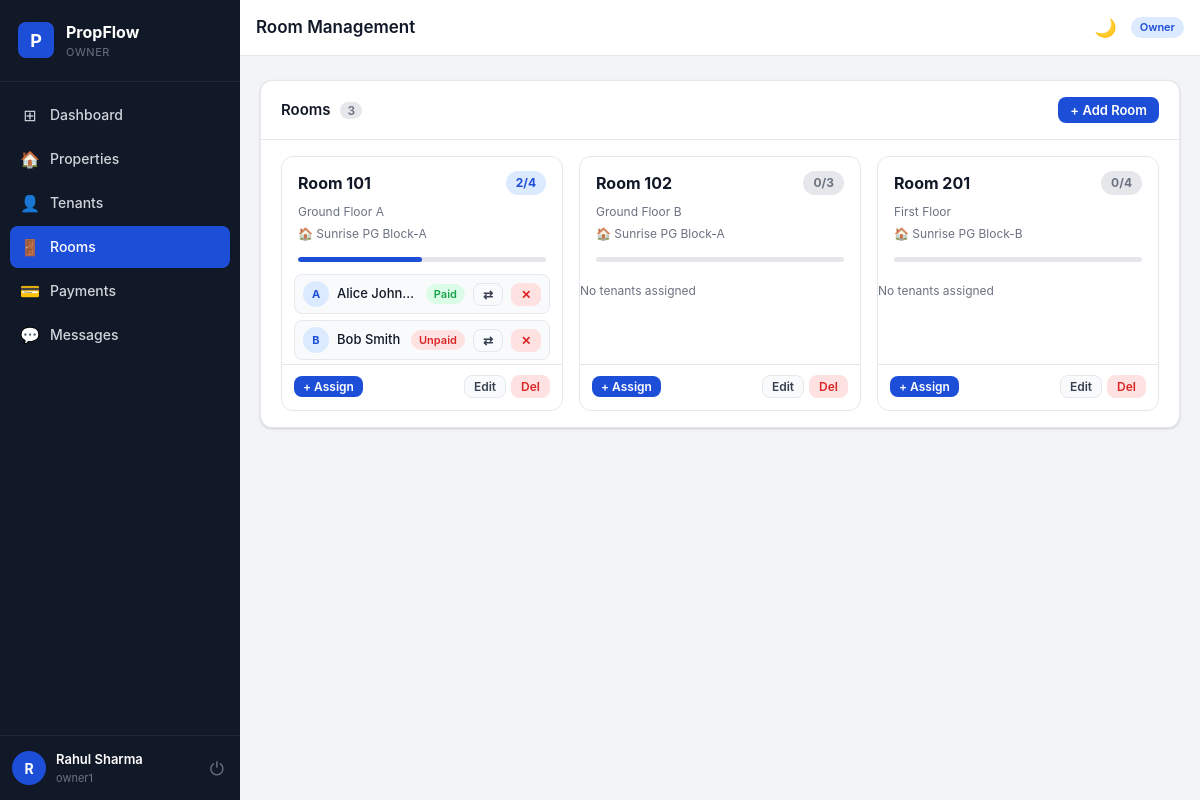
/rooms/ (signed in), run on the app's committed database.
### models.py (models this page shows, shortened)
class User(UserMixin, db.Model):
    __tablename__ = "users"
    id            = db.Column(db.Integer, primary_key=True)
    phone         = db.Column(db.String(30),  unique=True, nullable=False)
    full_name     = db.Column(db.String(150), nullable=False)
    password_hash = db.Column(db.String(255), nullable=False)
    role          = db.Column(db.String(10),  nullable=False, default="tenant")  # admin|owner|tenant
    is_active     = db.Column(db.Boolean, default=True,  nullable=False)
    owner_id      = db.Column(db.Integer,
                               db.ForeignKey("users.id", ondelete="SET NULL"),
                               nullable=True)
    created_at    = db.Column(db.DateTime, default=now_utc, nullable=False)
    updated_at    = db.Column(db.DateTime, default=now_utc, onupdate=now_utc, nullable=False)
    owned_tenants     = db.relationship(
        "User", foreign_keys=[owner_id],
        backref=db.backref("owner_user", remote_side=[id]),
        lazy="dynamic"
    )
    properties        = db.relationship("Property",       back_populates="owner",
                                        foreign_keys="Property.owner_id",    lazy="dynamic")
    tenancies         = db.relationship("PropertyTenant", back_populates="tenant",
                                        foreign_keys="PropertyTenant.tenant_id", lazy="dynamic")
    payments          = db.relationship("Payment",        back_populates="tenant",
                                        foreign_keys="Payment.tenant_id",    lazy="dynamic")
    notifications     = db.relationship("Notification",   back_populates="user",   lazy="dynamic")
    sent_messages     = db.relationship("Message", back_populates="sender",
                                        foreign_keys="Message.sender_id",    lazy="dynamic")
    received_messages = db.relationship("Message", back_populates="receiver",
                                        foreign_keys="Message.receiver_id",  lazy="dynamic")
    room_assignments  = db.relationship("RoomTenant", back_populates="tenant",
                                        foreign_keys="RoomTenant.tenant_id", lazy="dynamic")
    __table_args__ = (
        Index("ix_users_phone", "phone"),
        Index("ix_users_role",  "role"),
        Index("ix_users_owner_role", "owner_id", "role"),
    )

class Room(db.Model):
    __tablename__ = "rooms"
    id           = db.Column(db.Integer,     primary_key=True)
    room_number  = db.Column(db.String(20),  nullable=False)   # "1", "101", "G-1" etc.
    max_capacity = db.Column(db.Integer,     default=4, nullable=False)
    description  = db.Column(db.String(200), nullable=True)
    floor        = db.Column(db.String(20),  nullable=True)    # e.g. "Ground", "1st"
    amenities    = db.Column(db.String(500), nullable=True)    # comma-separated tags
    property_id  = db.Column(db.Integer,
                              db.ForeignKey("properties.id", ondelete="CASCADE"),
                              nullable=True)
    owner_id     = db.Column(db.Integer,
                              db.ForeignKey("users.id", ondelete="CASCADE"),
                              nullable=False)
    is_active    = db.Column(db.Boolean, default=True, nullable=False)
    created_at   = db.Column(db.DateTime, default=now_utc)
    updated_at   = db.Column(db.DateTime, default=now_utc, onupdate=now_utc)
    prop         = db.relationship("Property",  back_populates="rooms", foreign_keys=[property_id])
    owner        = db.relationship("User",      foreign_keys=[owner_id])
    room_tenants = db.relationship("RoomTenant", back_populates="room",
                                   cascade="all, delete-orphan", lazy="dynamic")
    def get_occupancy(self):
        return self.room_tenants.filter_by().count()
    def get_is_full(self):
        return self.get_occupancy() >= self.max_capacity
    def to_dict(self):
        occ = self.get_occupancy()
        return {
            "id": self.id, "room_number": self.room_number,
            "max_capacity": self.max_capacity, "occupancy": occ,
            "vacant_slots": max(0, self.max_capacity - occ),
            "is_full": occ >= self.max_capacity,
            "description": self.description or "",
            "floor": self.floor or "",
            "property_id": self.property_id, "owner_id": self.owner_id,
            "is_active": self.is_active,
        }
    __table_args__ = (
        UniqueConstraint("property_id", "room_number", name="uq_room_property_number"),
        CheckConstraint("max_capacity >= 1 AND max_capacity <= 4",
                        name="ck_room_capacity"),
        Index("ix_rooms_owner_id",    "owner_id"),
        Index("ix_rooms_property_id", "property_id"),
    )

class Property(db.Model):
    __tablename__ = "properties"
    id            = db.Column(db.Integer, primary_key=True)
    name          = db.Column(db.String(200), nullable=False)
    address       = db.Column(db.Text,        nullable=False)
    city          = db.Column(db.String(100), nullable=False)
    state         = db.Column(db.String(50),  nullable=True)
    zip_code      = db.Column(db.String(20),  nullable=True)
    unit_number   = db.Column(db.String(50),  nullable=True)
    property_type = db.Column(db.String(50),  default="apartment")
    bedrooms      = db.Column(db.Integer,     nullable=True)
    bathrooms     = db.Column(db.Integer,     nullable=True)
    area_sqft     = db.Column(db.Float,       nullable=True)
    monthly_rent  = db.Column(db.Numeric(10, 2), nullable=False)
    description   = db.Column(db.Text,        nullable=True)
    status        = db.Column(db.String(20),  default="available", nullable=False)
    owner_id      = db.Column(db.Integer,
                               db.ForeignKey("users.id", ondelete="CASCADE"),
                               nullable=False)
    is_deleted    = db.Column(db.Boolean, default=False, nullable=False)
    created_at    = db.Column(db.DateTime, default=now_utc)
    updated_at    = db.Column(db.DateTime, default=now_utc, onupdate=now_utc)
    owner    = db.relationship("User",           back_populates="properties", foreign_keys=[owner_id])
    tenants  = db.relationship("PropertyTenant", back_populates="property",   lazy="dynamic")
    payments = db.relationship("Payment",        back_populates="property",   lazy="dynamic")
    rooms    = db.relationship("Room",           back_populates="prop",       lazy="dynamic")
    __table_args__ = (
        Index("ix_properties_owner_id",  "owner_id"),
        Index("ix_properties_status",    "status"),
    )

class RoomTenant(db.Model):
    __tablename__ = "room_tenants"
    id             = db.Column(db.Integer, primary_key=True)
    room_id        = db.Column(db.Integer,
                                db.ForeignKey("rooms.id", ondelete="CASCADE"),
                                nullable=False)
    tenant_id      = db.Column(db.Integer,
                                db.ForeignKey("users.id", ondelete="CASCADE"),
                                nullable=False)
    payment_status = db.Column(db.String(20), default="not_paid", nullable=False)  # paid|not_paid
    assigned_at    = db.Column(db.DateTime, default=now_utc)
    vacated_at     = db.Column(db.DateTime, nullable=True)
    is_active      = db.Column(db.Boolean, default=True, nullable=False)
    room   = db.relationship("Room", back_populates="room_tenants", foreign_keys=[room_id])
    tenant = db.relationship("User", back_populates="room_assignments", foreign_keys=[tenant_id])
    __table_args__ = (
        UniqueConstraint("room_id", "tenant_id", name="uq_room_tenant"),
        Index("ix_rt_tenant_id", "tenant_id"),
        Index("ix_rt_room_id",   "room_id"),
    )

### routes/rooms.py (the view)
@rooms_bp.route("/")
@login_required
@role_required("owner", "admin")
def index():
    rooms     = _owner_rooms().order_by(Room.room_number).all()
    room_data = []
    for r in rooms:
        assignments = r.room_tenants.filter_by(is_active=True).all()
        occ         = len(assignments)
        paid_cnt    = sum(1 for a in assignments if a.payment_status == "paid")
        room_data.append({
            "room": r, "assignments": assignments,
            "occupancy": occ, "vacant": max(0, r.max_capacity - occ),
            "paid_count": paid_cnt,
        })
    properties = (Property.query.filter_by(is_deleted=False).all()
                  if current_user.role == "admin" else
                  Property.query.filter_by(owner_id=current_user.id,
                                           is_deleted=False).all())
    tenants    = (User.query.filter_by(role="tenant", is_active=True).all()
                  if current_user.role == "admin" else
                  User.query.filter_by(role="tenant", owner_id=current_user.id,
                                       is_active=True).all())
    return render_template("rooms/index.html",
                           room_data=room_data,
                           properties=properties,
                           tenants=tenants)

### templates/rooms/index.html (shortened to what this page needs)
{% extends "base.html" %}
{% block page_title %}Room Management{% endblock %}
{% block content %}
<div class="card">
  <div class="card-header">
    <h2>Rooms <span class="badge-count">{{ room_data|length }}</span></h2>
    <button class="btn btn-primary btn-sm" onclick="openModal('addRoomModal')">+ Add Room</button>
  </div>
  {% if room_data %}
  <div class="rooms-grid">
    {% for rd in room_data %}
    {% set r = rd.room %}
    <div class="room-card {% if r.get_is_full() %}room-full{% endif %}">
      <div class="room-card-header">
        <div class="room-number">Room {{ r.room_number }}</div>
        <div class="room-occupancy-badge {% if r.get_is_full() %}occ-full{% elif rd.occupancy > 0 %}occ-partial{% else %}occ-empty{% endif %}">
          {{ rd.occupancy }}/{{ r.max_capacity }}
        </div>
      </div>
      {% if r.description %}
      <div class="room-desc text-muted">{{ r.description }}</div>
      {% endif %}
      {% if r.prop %}
      <div class="room-prop text-muted">🏠 {{ r.prop.name }}</div>
      {% endif %}
      <div class="occ-bar-wrap">
        <div class="occ-bar" style="width:{{ (rd.occupancy / r.max_capacity * 100)|int }}%"></div>
      </div>
      {% if rd.assignments %}
      <div class="tenant-list">
        {% for a in rd.assignments %}
        <div class="tenant-row">
          <div class="tenant-avatar-sm">{{ a.tenant.full_name[0].upper() if a.tenant else '?' }}</div>
          <span class="tenant-name-sm">{{ a.tenant.full_name if a.tenant else '?' }}</span>
          <span class="payment-pill {% if a.payment_status == 'paid' %}pill-paid{% else %}pill-unpaid{% endif %}">
            {{ 'Paid' if a.payment_status == 'paid' else 'Unpaid' }}
          </span>
          <form method="POST" action="{{ url_for('rooms.update_payment', aid=a.id) }}" style="display:inline">
            <button class="btn btn-ghost btn-xs" title="Toggle payment">⇄</button>
          </form>
          <form method="POST" action="{{ url_for('rooms.remove_tenant', aid=a.id) }}" style="display:inline"
                onsubmit="return confirm('Remove from room?')">
            <button class="btn btn-danger btn-xs">✕</button>
          </form>
        </div>
        {% endfor %}
      </div>
      {% else %}
      <div class="text-muted" style="font-size:12px;padding:8px 0">No tenants assigned</div>
      {% endif %}
      <div class="room-card-footer">
        {% if not r.get_is_full() %}
        <button class="btn btn-primary btn-xs" onclick='openAssignModal({{ r.id }}, {{ r.room_number }})'>+ Assign</button>
        {% else %}
        <span class="badge badge-overdue" style="font-size:11px">Full</span>
        {% endif %}
        <div class="action-btns">
          <button class="btn btn-ghost btn-xs" onclick='openEditRoom({{ r.to_dict()|tojson }})'>Edit</button>
          <form method="POST" action="{{ url_for('rooms.delete_room', rid=r.id) }}" style="display:inline"
                onsubmit="return confirm('Delete Room {{ r.room_number }}?')">
            <button class="btn btn-danger btn-xs">Del</button>
          </form>
        </div>
      </div>
    </div>
    {% endfor %}
  </div>
  {% else %}
  <div class="empty-state">
    <div class="empty-icon">🚪</div>
    <p>No rooms yet. Add your first room!</p>
    <button class="btn btn-primary" onclick="openModal('addRoomModal')">+ Add Room</button>
  </div>
  {% endif %}
</div>
{% endblock %}

### templates/base.html (shortened to what this page needs)
<!DOCTYPE html>
<html lang="en" data-theme="light">
<head>
  <link rel="stylesheet" href="{{ url_for('static', filename='css/style.css') }}"/>
</head>
<body>
<aside class="sidebar" id="sidebar">
  <div class="sidebar-logo">
    <div class="logo-icon">P</div>
    <div>
      <div class="logo-name">PropFlow</div>
      <div class="logo-role">{{ current_user.role | capitalize }}</div>
    </div>
  </div>
  <nav class="sidebar-nav">
    {% if current_user.role == 'admin' %}
      <a href="{{ url_for('admin.dashboard') }}"  class="nav-item {% if request.endpoint == 'admin.dashboard'   %}active{% endif %}"><span class="nav-icon">⊞</span>Dashboard</a>
      <a href="{{ url_for('admin.users') }}"      class="nav-item {% if request.endpoint == 'admin.users'      %}active{% endif %}"><span class="nav-icon">👔</span>Owners</a>
      <a href="{{ url_for('admin.properties') }}" class="nav-item {% if request.endpoint == 'admin.properties' %}active{% endif %}"><span class="nav-icon">🏠</span>Properties</a>
      <a href="{{ url_for('rooms.index') }}"      class="nav-item {% if 'rooms' in request.endpoint            %}active{% endif %}"><span class="nav-icon">🚪</span>Rooms</a>
      <a href="{{ url_for('admin.payments') }}"   class="nav-item {% if request.endpoint == 'admin.payments'   %}active{% endif %}"><span class="nav-icon">💳</span>Payments</a>
      <a href="{{ url_for('chat.index') }}"       class="nav-item {% if 'chat' in request.endpoint             %}active{% endif %}">
        <span class="nav-icon">💬</span>Messages<span class="nav-badge" id="msgBadge" style="display:none"></span>
      </a>
    {% elif current_user.role == 'owner' %}
      <a href="{{ url_for('owner.dashboard') }}"  class="nav-item {% if request.endpoint == 'owner.dashboard'   %}active{% endif %}"><span class="nav-icon">⊞</span>Dashboard</a>
      <a href="{{ url_for('owner.properties') }}" class="nav-item {% if request.endpoint == 'owner.properties'  %}active{% endif %}"><span class="nav-icon">🏠</span>Properties</a>
      <a href="{{ url_for('owner.tenants') }}"    class="nav-item {% if request.endpoint == 'owner.tenants'     %}active{% endif %}"><span class="nav-icon">👤</span>Tenants</a>
      <a href="{{ url_for('rooms.index') }}"      class="nav-item {% if 'rooms' in request.endpoint             %}active{% endif %}"><span class="nav-icon">🚪</span>Rooms</a>
      <a href="{{ url_for('owner.payments') }}"   class="nav-item {% if request.endpoint == 'owner.payments'    %}active{% endif %}"><span class="nav-icon">💳</span>Payments</a>
      <a href="{{ url_for('chat.index') }}"       class="nav-item {% if 'chat' in request.endpoint              %}active{% endif %}">
        <span class="nav-icon">💬</span>Messages
      </a>
    {% endif %}
  </nav>
  <div class="sidebar-footer">
    <div class="user-info">
      <div class="user-avatar">{{ current_user.full_name[0].upper() }}</div>
      <div>
        <div class="user-name">{{ current_user.full_name }}</div>
        <div class="user-phone">{{ current_user.phone }}</div>
      </div>
    </div>
    <a href="{{ url_for('auth.logout') }}" class="logout-btn" title="Logout">⏻</a>
  </div>
</aside>
<div class="main-wrap">
  <header class="topbar">
    <h1 class="page-title">{% block page_title %}{% endblock %}</h1>
    <div class="topbar-right">
      <button class="icon-btn" id="darkToggle" onclick="toggleDark()" title="Dark mode" aria-label="Toggle dark mode">🌙</button>
      <span class="role-badge role-{{ current_user.role }}">{{ current_user.role }}</span>
    </div>
  </header>
  <main class="page-content">
    {% block content %}{% endblock %}
  </main>
</div>
</body>
</html>

### data on the page
User: role "OWNER", full_name "R", full_name "Rahul Sharma", phone "owner1", role "Owner"
Room: room_number "101", max_capacity "4", description "Ground Floor A"
Property: prop.name "Sunrise PG Block-A" "Sunrise PG Block-A"
RoomTenant: tenant "A", tenant "Alice John…", payment_status "Paid"
RoomTenant: tenant "B", tenant "Bob Smith", payment_status "Unpaid"
Room: room_number "102", max_capacity "3", description "Ground Floor B"
Room: room_number "201", max_capacity "4", description "First Floor"
Property: prop.name "Sunrise PG Block-B"

### other printed values
{{ room_data|length }} "3"
{{ rd.occupancy }} "2" "0" "0"
